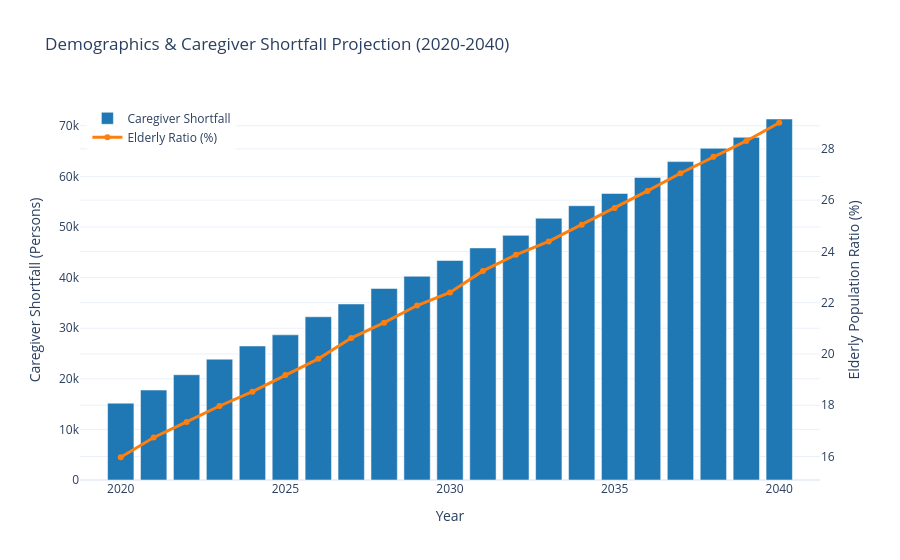

The notebook cell saved with this chart:
### Markdown cell above
# [Cell 3] Visualization 1: Demographics & Caregiver Shortfall

### Code cell
# Cell 3: Demographics Dual Axis Chart
fig1 = go.Figure()
fig1.add_trace(go.Bar(x=df1['year'], y=df1['caregiver_shortfall_persons'], name="Caregiver Shortfall", marker_color='#1f77b4'))
fig1.add_trace(go.Scatter(x=df1['year'], y=df1['elderly_population_ratio_pct'], name="Elderly Ratio (%)", yaxis="y2", mode='lines+markers', line=dict(color='#ff7f0e', width=3)))

fig1.update_layout(
    title="Demographics & Caregiver Shortfall Projection (2020-2040)",
    xaxis=dict(title="Year"),
    yaxis=dict(title="Caregiver Shortfall (Persons)"),
    yaxis2=dict(title="Elderly Population Ratio (%)", overlaying="y", side="right"),
    legend=dict(x=0.01, y=0.99)
)
fig1.show()

### Figure 1 — Plotly figure (JSON) as saved in the notebook; plotly's stock layout.template omitted (floating-point values rounded to 4 significant figures)
{"data": [{"marker": {"color": "#1f77b4"}, "name": "Caregiver Shortfall", "type": "bar", "x": [2020, 2021, 2022, 2023, 2024, 2025, 2026, 2027, 2028, 2029, 2030, 2031, 2032, 2033, 2034, 2035, 2036, 2037, 2038, 2039, 2040], "y": [15181, 17775, 20799, 23875, 26482, 28689, 32257, 34786, 37857, 40262, 43375, 45866, 48343, 51731, 54204, 56630, 59784, 62918, 65546, 67720, 71340]}, {"line": {"color": "#ff7f0e", "width": 3}, "mode": "lines+markers", "name": "Elderly Ratio (%)", "type": "scatter", "x": [2020, 2021, 2022, 2023, 2024, 2025, 2026, 2027, 2028, 2029, 2030, 2031, 2032, 2033, 2034, 2035, 2036, 2037, 2038, 2039, 2040], "y": [15.97, 16.74, 17.35, 17.97, 18.53, 19.18, 19.81, 20.62, 21.22, 21.89, 22.4, 23.24, 23.87, 24.39, 25.04, 25.69, 26.36, 27.05, 27.69, 28.31, 29.02], "yaxis": "y2"}], "layout": {"legend": {"x": 0.01, "y": 0.99}, "title": {"text": "Demographics & Caregiver Shortfall Projection (2020-2040)"}, "xaxis": {"title": {"text": "Year"}}, "yaxis": {"title": {"text": "Caregiver Shortfall (Persons)"}}, "yaxis2": {"overlaying": "y", "side": "right", "title": {"text": "Elderly Population Ratio (%)"}}}}
